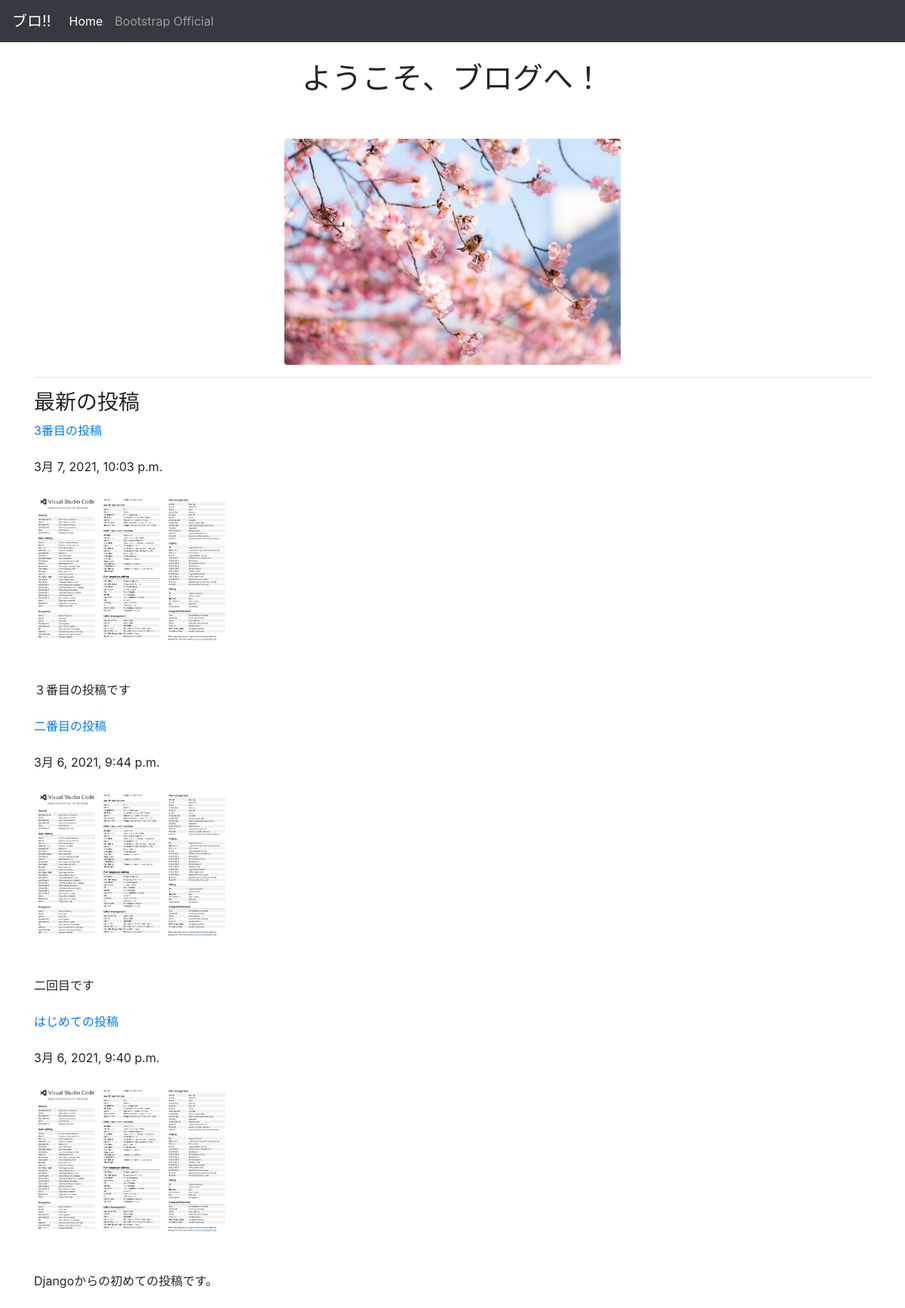
/posts/, run on the app's committed database.
### posts/models.py (models this page shows, shortened)
class Post(models.Model):
    title = models.CharField(max_length=100)
    published = models.DateTimeField()
    image = models.ImageField(upload_to='media/')
    body = models.TextField()
    def summary(self):
        return self.body[:30]

### posts/views.py (the view)
def index(request):
    posts = Post.objects.order_by('-published')
    return render(request, 'posts/index.html', {'posts': posts})

### posts/templates/posts/index.html (shortened to what this page needs)
<!DOCTYPE html>
<html lang = "ja-jp">
<head>
    <link rel="stylesheet" href="https://maxcdn.bootstrapcdn.com/bootstrap/4.0.0-beta.2/css/bootstrap.min.css">
</head>
<body>
  <nav class="navbar navbar-expand-lg navbar-dark bg-dark">
  <a class="navbar-brand" href="#">ブロ!!</a>
  <div class="collapse navbar-collapse" id="navbarSupportedContent">
    <ul class="navbar-nav mr-auto">
      <li class="nav-item active">
        <a class="nav-link" href="#">Home <span class="sr-only">(current)</span></a>
      </li>
      <li class="nav-item">
        <a class="nav-link" href="https://getbootstrap.com/">Bootstrap Official</a>
      </li>
    </ul>
  </div>
</nav>
<div class="container">
  <br>
  <h1 class="text-center">ようこそ、ブログへ！</h1>
  <br /><br />
  {% load static %}
  <img src="{% static 'posts/cherry-blossom-6068004_1280.png'%}" class = "img-fluid rounded mx-auto d-block" style="max-height: 300px;" />
  <hr>
  <h3>最新の投稿</h3>
  {% for post in posts.all %}
    <a href ="{% url 'post_detail' post.id %}">{{ post.title }}</a>
    <br /><br />
    {{ post.published }}
    <br /><br />
    <img src="{{ post.image.url }}" class = "img-fluid rounded　mx-auto d-block" style="max-height: 200px;" />
    <br /><br />
    {{ post.summary }}
    <br /><br />
  {% endfor %}
  </div>
</body>
</html>

### data on the page
Post: title "3番目の投稿", published "3月 7, 2021, 10:03 p.m.", image (picture), summary "３番目の投稿です"
Post: title "二番目の投稿", published "3月 6, 2021, 9:44 p.m.", image (picture), summary "二回目です"
Post: title "はじめての投稿", published "3月 6, 2021, 9:40 p.m.", image (picture), summary "Djangoからの初めての投稿です。"
